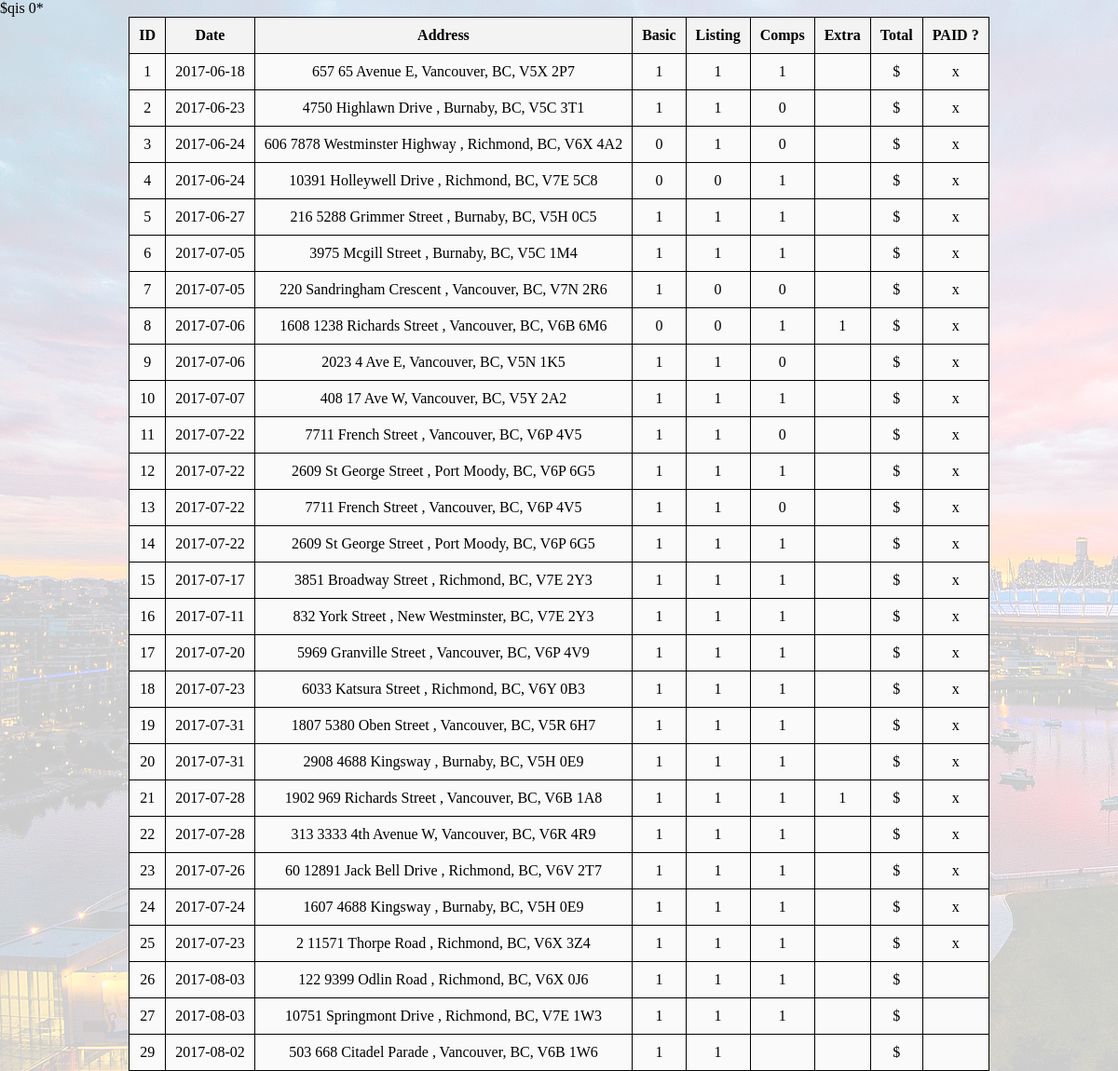
Screenshot of /test2.php with the database file from the repository.
### tables this page shows
CREATE TABLE `evakun5_addresses` (
  `Date` date DEFAULT NULL,
  `StreetNum` int(5) DEFAULT NULL,
  `StreetName` varchar(30) DEFAULT NULL,
  `StreetType` varchar(20) DEFAULT NULL,
  `Direction` varchar(2) DEFAULT NULL,
  `UnitNum` int(10) DEFAULT NULL,
  `City` varchar(20) DEFAULT NULL,
  `Province` varchar(2) DEFAULT NULL,
  `PostalCode` varchar(7) DEFAULT NULL,
  `Basic` int(11) DEFAULT NULL,
  `Listing` int(11) DEFAULT NULL,
  `Comps` int(11) DEFAULT NULL,
  `Extra` int(11) DEFAULT NULL,
  `Paid` varchar(3) DEFAULT NULL,
  `AID` int(11) NOT NULL
);

### test2.php (the view, shortened to what this page needs)
<!DOCTYPE HTML>
<html lang="en">
<head>
  <link rel="stylesheet" type="text/css" href="styles/menubar.css">
  <link rel="stylesheet" type="text/css" href="styles/home.css">
  <link rel="stylesheet" type="text/css" href="styles/background.css">
  <link rel="stylesheet" type="text/css" href="styles/display_block.css">
  <link rel="stylesheet" type="text/css" href="styles/user.css">
</head>
<?php
    $con=mysqli_connect("localhost","root","","evakun5_addresses");
?>
<?php
$q = intval($_GET['q']);
  echo '$q'."is $q" ;
  if ($q = 1){
    $q="*";
    echo "$q";
    $result = mysqli_query($con,"SELECT $q FROM `evakun5_addresses`");
  }elseif ($q = 2) {
    $q = "2017-06-01";
    echo "$q";
    $result = mysqli_query($con,"SELECT * FROM `evakun5_addresses` WHERE Date > $q");
  }elseif ($q=3) {;
    $q = "2017-07-01";
    echo "$q";
    $result = mysqli_query($con,"SELECT * FROM `evakun5_addresses` WHERE Date > $q");
  }elseif ($q=4) {
    $q = "2017-08-01";
    echo "$q";
    $result = mysqli_query($con,"SELECT * FROM `evakun5_addresses` WHERE Date > $q");
  }
          echo "<table>";
     echo "<tr>";
     echo "<th> ID";
     echo "<th> Date";
     echo "<th> Address";
     echo "<th> Basic";
     echo "<th> Listing" ;
     echo "<th> Comps";
     echo "<th> Extra";
     echo "<th> Total";
     echo "<th> PAID ?";
    while($row = mysqli_fetch_array($result)){
         $aid=$row['AID'];
         $date=$row['Date'];
         $street_num=$row['StreetNum'];
         $street_name=$row['StreetName'];
         $street_type=$row['StreetType'];
         $dir=$row['Direction'];
         $unit=$row['UnitNum'];
         $city= $row['City'];
         $province= $row['Province'];
         $postal_code= $row['PostalCode'];
         $basic= $row['Basic'];
         $listing= $row['Listing'];
         $comps=$row['Comps'];
         $extra=$row['Extra'];
         $total=$row['Total'];
         $paid= $row['Paid'];
         echo "</tr>";
         echo "<tr>";
         echo "<td>$aid";
         echo "<td>$date";
         echo "<td>".$unit." ".$street_num." ".$street_name." ".$street_type." ".$dir.", ".$city.", ".$province.", ".$postal_code;
         echo "<td>$basic";
         echo "<td>$listing";
         echo "<td>$comps";
         echo "<td>$extra";
         echo "<td>".'$'."$total";
         echo "<td>$paid";
         echo "</tr>";
    }
    echo "</table>";
?>
</body>
</html>

### styles/user.css (style rules this page uses)
table { border-collapse: collapse; background-color: white; background-image: }
table, th, td { border: 1px solid black; padding: 10px; margin: 0 auto; }
th { background: #F3F3F3; font-weight: bold; }
td { background: #FAFAFA; text-align: center; }

### rows the page displays
evakun5_addresses: AID "1", Date "2017-06-18", StreetNum "657", StreetName "65", StreetType "Avenue", Direction "E", City "Vancouver", Province "BC", PostalCode "V5X 2P7", Basic "1", Listing "1", Comps "1", Paid "x"
evakun5_addresses: AID "2", Date "2017-06-23", StreetNum "4750", StreetName "Highlawn", StreetType "Drive", City "Burnaby", Province "BC", PostalCode "V5C 3T1", Basic "1", Listing "1", Comps "0", Paid "x"
evakun5_addresses: AID "3", Date "2017-06-24", UnitNum "606", StreetNum "7878", StreetName "Westminster", StreetType "Highway", City "Richmond", Province "BC", PostalCode "V6X 4A2", Basic "0", Listing "1", Comps "0", Paid "x"
evakun5_addresses: AID "4", Date "2017-06-24", StreetNum "10391", StreetName "Holleywell", StreetType "Drive", City "Richmond", Province "BC", PostalCode "V7E 5C8", Basic "0", Listing "0", Comps "1", Paid "x"
evakun5_addresses: AID "5", Date "2017-06-27", UnitNum "216", StreetNum "5288", StreetName "Grimmer", StreetType "Street", City "Burnaby", Province "BC", PostalCode "V5H 0C5", Basic "1", Listing "1", Comps "1", Paid "x"
evakun5_addresses: AID "6", Date "2017-07-05", StreetNum "3975", StreetName "Mcgill", StreetType "Street", City "Burnaby", Province "BC", PostalCode "V5C 1M4", Basic "1", Listing "1", Comps "1", Paid "x"
evakun5_addresses: AID "7", Date "2017-07-05", StreetNum "220", StreetName "Sandringham", StreetType "Crescent", City "Vancouver", Province "BC", PostalCode "V7N 2R6", Basic "1", Listing "0", Comps "0", Paid "x"
evakun5_addresses: AID "8", Date "2017-07-06", UnitNum "1608", StreetNum "1238", StreetName "Richards", StreetType "Street", City "Vancouver", Province "BC", PostalCode "V6B 6M6", Basic "0", Listing "0", Comps "1", Extra "1", Paid "x"
evakun5_addresses: AID "9", Date "2017-07-06", StreetNum "2023", StreetName "4", StreetType "Ave", Direction "E", City "Vancouver", Province "BC", PostalCode "V5N 1K5", Basic "1", Listing "1", Comps "0", Paid "x"
evakun5_addresses: AID "10", Date "2017-07-07", StreetNum "408", StreetName "17", StreetType "Ave", Direction "W", City "Vancouver", Province "BC", PostalCode "V5Y 2A2", Basic "1", Listing "1", Comps "1", Paid "x"
evakun5_addresses: AID "11", Date "2017-07-22", StreetNum "7711", StreetName "French", StreetType "Street", City "Vancouver", Province "BC", PostalCode "V6P 4V5", Basic "1", Listing "1", Comps "0", Paid "x"
evakun5_addresses: AID "12", Date "2017-07-22", StreetNum "2609", StreetName "St George", StreetType "Street", City "Port Moody", Province "BC", PostalCode "V6P 6G5", Basic "1", Listing "1", Comps "1", Paid "x"
evakun5_addresses: AID "13", Date "2017-07-22", StreetNum "7711", StreetName "French", StreetType "Street", City "Vancouver", Province "BC", PostalCode "V6P 4V5", Basic "1", Listing "1", Comps "0", Paid "x"
evakun5_addresses: AID "14", Date "2017-07-22", StreetNum "2609", StreetName "St George", StreetType "Street", City "Port Moody", Province "BC", PostalCode "V6P 6G5", Basic "1", Listing "1", Comps "1", Paid "x"
evakun5_addresses: AID "15", Date "2017-07-17", StreetNum "3851", StreetName "Broadway", StreetType "Street", City "Richmond", Province "BC", PostalCode "V7E 2Y3", Basic "1", Listing "1", Comps "1", Paid "x"
evakun5_addresses: AID "16", Date "2017-07-11", StreetNum "832", StreetName "York", StreetType "Street", City "New Westminster", Province "BC", PostalCode "V7E 2Y3", Basic "1", Listing "1", Comps "1", Paid "x"
evakun5_addresses: AID "17", Date "2017-07-20", StreetNum "5969", StreetName "Granville", StreetType "Street", City "Vancouver", Province "BC", PostalCode "V6P 4V9", Basic "1", Listing "1", Comps "1", Paid "x"
evakun5_addresses: AID "18", Date "2017-07-23", StreetNum "6033", StreetName "Katsura", StreetType "Street", City "Richmond", Province "BC", PostalCode "V6Y 0B3", Basic "1", Listing "1", Comps "1", Paid "x"
evakun5_addresses: AID "19", Date "2017-07-31", UnitNum "1807", StreetNum "5380", StreetName "Oben", StreetType "Street", City "Vancouver", Province "BC", PostalCode "V5R 6H7", Basic "1", Listing "1", Comps "1", Paid "x"
evakun5_addresses: AID "20", Date "2017-07-31", UnitNum "2908", StreetNum "4688", StreetName "Kingsway", City "Burnaby", Province "BC", PostalCode "V5H 0E9", Basic "1", Listing "1", Comps "1", Paid "x"
evakun5_addresses: AID "21", Date "2017-07-28", UnitNum "1902", StreetNum "969", StreetName "Richards", StreetType "Street", City "Vancouver", Province "BC", PostalCode "V6B 1A8", Basic "1", Listing "1", Comps "1", Extra "1", Paid "x"
evakun5_addresses: AID "22", Date "2017-07-28", UnitNum "313", StreetNum "3333", StreetName "4th", StreetType "Avenue", Direction "W", City "Vancouver", Province "BC", PostalCode "V6R 4R9", Basic "1", Listing "1", Comps "1", Paid "x"
evakun5_addresses: AID "23", Date "2017-07-26", UnitNum "60", StreetNum "12891", StreetName "Jack Bell", StreetType "Drive", City "Richmond", Province "BC", PostalCode "V6V 2T7", Basic "1", Listing "1", Comps "1", Paid "x"
evakun5_addresses: AID "24", Date "2017-07-24", UnitNum "1607", StreetNum "4688", StreetName "Kingsway", City "Burnaby", Province "BC", PostalCode "V5H 0E9", Basic "1", Listing "1", Comps "1", Paid "x"
evakun5_addresses: AID "25", Date "2017-07-23", UnitNum "2", StreetNum "11571", StreetName "Thorpe", StreetType "Road", City "Richmond", Province "BC", PostalCode "V6X 3Z4", Basic "1", Listing "1", Comps "1", Paid "x"
evakun5_addresses: AID "26", Date "2017-08-03", UnitNum "122", StreetNum "9399", StreetName "Odlin", StreetType "Road", City "Richmond", Province "BC", PostalCode "V6X 0J6", Basic "1", Listing "1", Comps "1"
evakun5_addresses: AID "27", Date "2017-08-03", StreetNum "10751", StreetName "Springmont", StreetType "Drive", City "Richmond", Province "BC", PostalCode "V7E 1W3", Basic "1", Listing "1", Comps "1"
evakun5_addresses: AID "29", Date "2017-08-02", UnitNum "503", StreetNum "668", StreetName "Citadel Parade", City "Vancouver", Province "BC", PostalCode "V6B 1W6", Basic "1", Listing "1"

### other values shown
$q "0"
$q "*"
